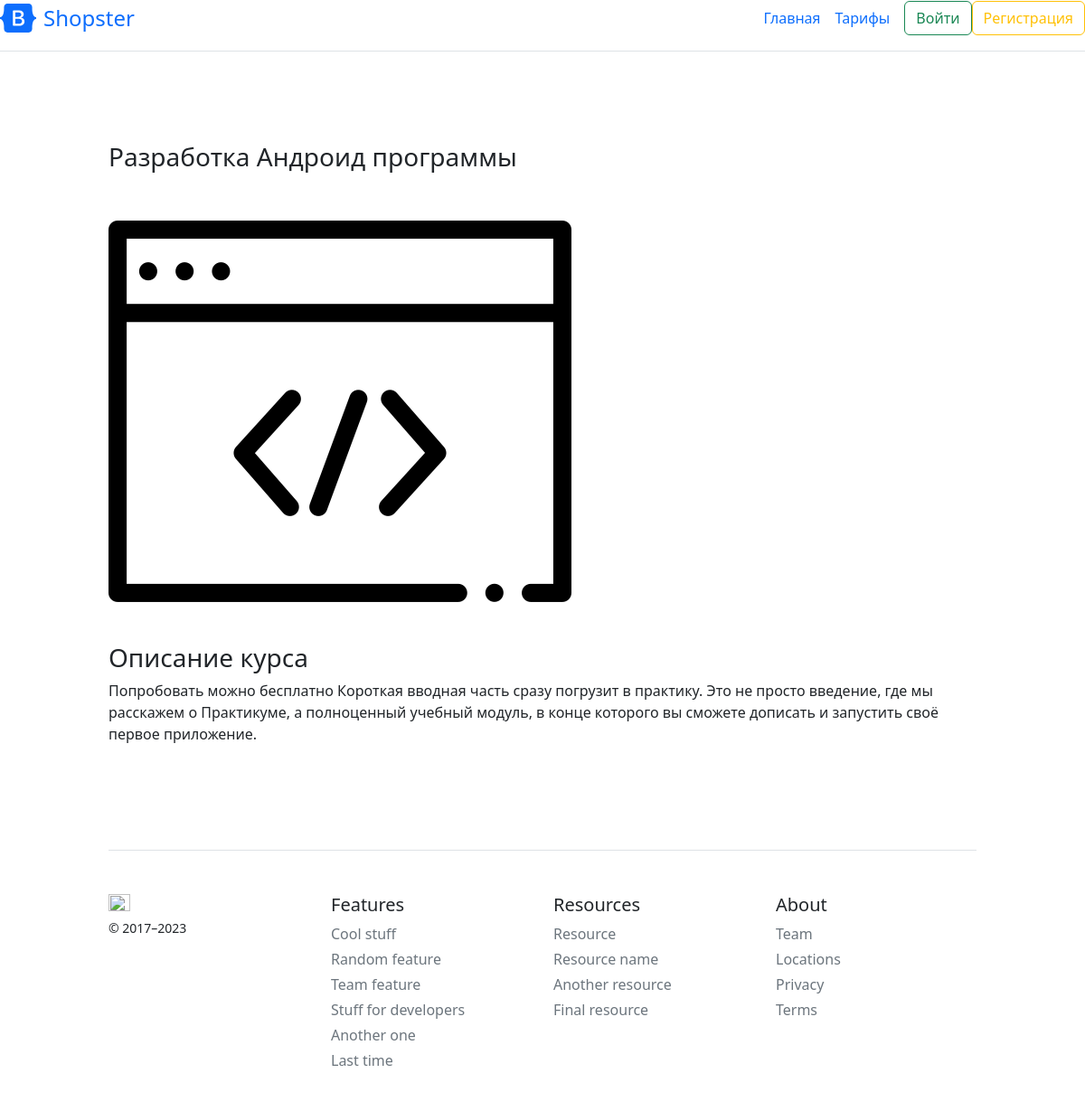
The app's page /course/android, older data.
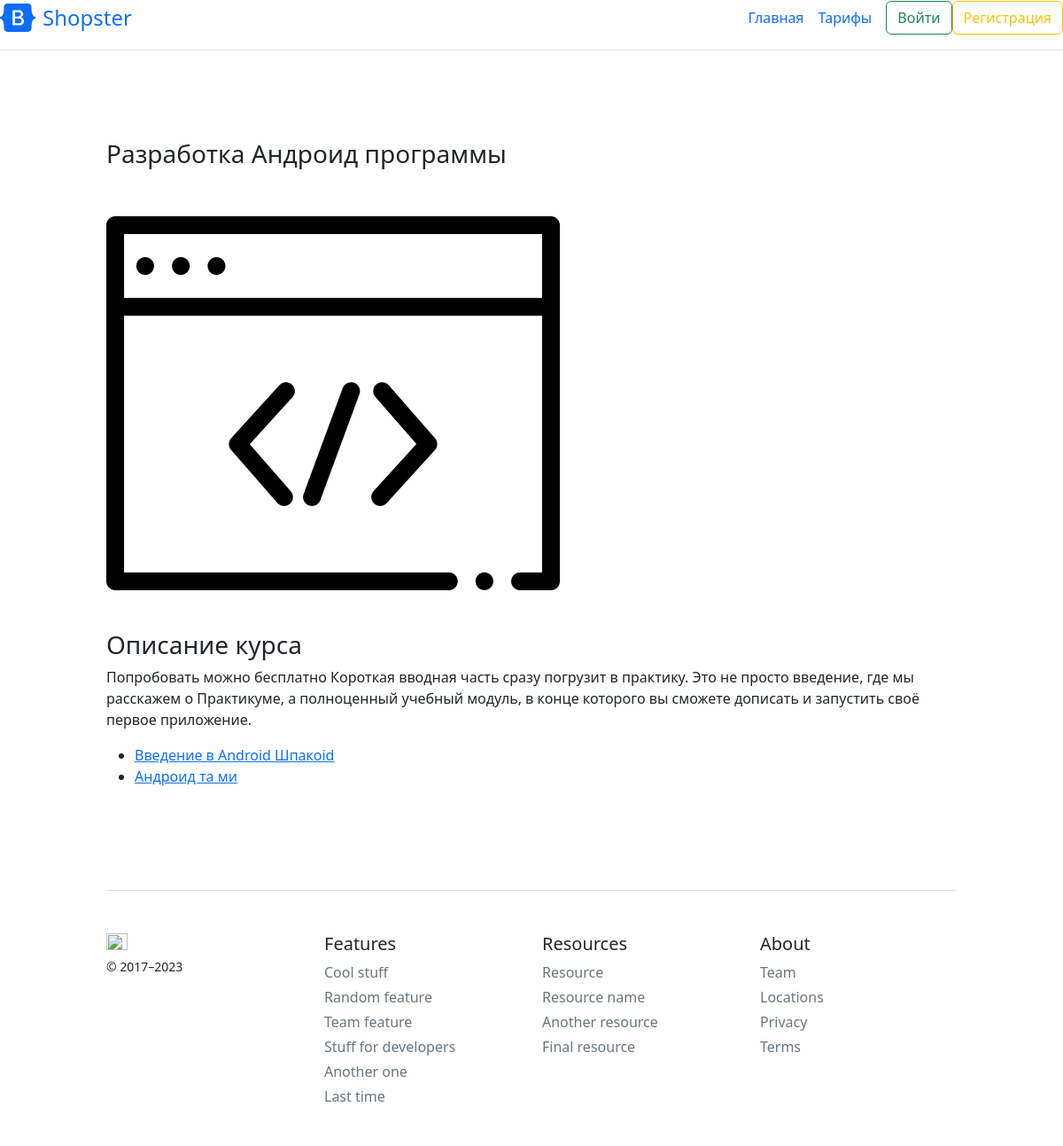
The same page, newer data.
### courses/models.py (models this page shows, shortened)
class Lesson(models.Model):
    slug = models.SlugField(default='default-slug') #Для создания своего url
    title = models.CharField(max_length=120)
    description = models.TextField()
    course = models.ForeignKey(Course, on_delete=models.SET_NULL, null=True) #как бы ссылка на запись в Course . delete - чтоб при удалении поле обнулялось
    number = models.IntegerField()
    video_url = models.CharField(max_length=100)
    def get_absolute_url(self):
        return reverse('lesson-detail', kwargs={
            'slug': self.course.slug, 'lesson_slug':self.slug})  #

### courses/views.py (the view)
# urls.py: path('course/<slug>', views.CourseDetailPage.as_view(), name='course-detail'),
class CourseDetailPage(DetailView):
    model = Course  # какая таблица используеться
    template_name = 'courses/course-detail.html'  # какой шаблон используеться
    def get_context_data(self, *, object_list=None, **kwargs):  # для передачи данных в сам шаблон
        ctx = super(CourseDetailPage, self).get_context_data(**kwargs)  # обращеие к ListView
        ctx['title'] = Course.objects.filter(
            slug=self.kwargs[
                'slug']).first()  # перебрать все обьекты в этой модели с фильтром значения slug как и в url адресе. first - один обьект выбираем
        ctx['lessons'] = Lesson.objects.filter(course=ctx[
            'title']).order_by(
            'number')  # название курса соответствует полю курс- вибрать все уроки курса название которого соответствуют странице на который мы сейчсас
        return ctx

### courses/models.py (called while the page is built)
    def __str__(self):  # при выводе обекта этого класа будет выведелено его title
        return self.title

### courses/templates/courses/course-detail.html (shortened to what this page needs)
{% extends 'courses/main-layout.html' %}
{% load crispy_forms_tags %}
{% block main_section %}
<div class="main-block">
    <div class="one-course">
        <h3>{{ object.title }}</h3>
        {% if object.img %}
        <img src="{{ object.img.url }}" alt="{{ object.title }}">
        {% else %}
        <img src="/pictures/default.png" alt="{{ object.title }}">
        {% endif %}
    </div>
    <div class="aside-course">
        <h3>Описание курса</h3>
        <p>{{ object.description }}</p>
        {% if object.free == True %}
        <ul>
            {% for lesson in lessons %}
            <li><a href="{{ lesson.get_absolute_url }}">{{ lesson.title }}</a></li>
            {% endfor %}
        </ul>
        {% endif %}
    </div>
</div>
{% endblock %}

Row changes from the older to the newer data that the page shows:
added Lesson: title "Введение в Android Шпакоid"
added Lesson: title "Андроид та ми"
